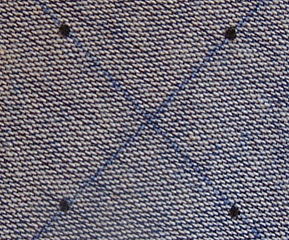
#> input picture cviceni/cv08/cv08_im1.bmp, 289 x 240 px
$ python main.py
#> lines starting #> are read from the running program, lines starting #| are printed output that depends on the picture; after the words box and inside, x2 and y2 are one past the last pixel; in counts of white or black regions, pixels touching at a corner belong together
### cviceni/my_libs/img/functional.py
# By Pytel

import cv2
import numpy as np

# [380 lines left out: functions img_to_g, img_to_r, segmentate, flood_fill, color_objects_with_flood_fill, valid_coord and 7 more, not called in this run]

### cviceni/my_libs/img/processing.py
# By Pytel

import cv2
import numpy as np
import matplotlib.pyplot as plt
import functional as func


class IMG(np.ndarray):
    # TODO:
    def __init__(self, img: np.ndarray):
        super().__init__(img)

    # [49 lines left out: functions convolution, plot_imgs, not called in this run]

def plot_imgs_x(
    imgs, titles, rows: int = 1, cmaps=None,
    cbars=None, centers=None, figsize=(8, 6), window_name="Graph", points=(255, 0, 0)
):
    """ Plot images

    Args:
        imgs : list of images
        titles : list of titles
        rows : number of rows
        cmap : color map
        figsize : size of figure
        window_name : name of window

    ### Example:
    ![Example](https://matplotlib.org/stable/_images/sphx_glr_subplots_demo_005.png)
    """
    plt.figure(window_name, figsize=figsize)
    #plt.rcParams["figure.figsize"] = figsize
    n = len(imgs)
    cols = int(np.ceil(n/rows))
    for i in range(n-1):
        img = imgs[i]
        plt.subplot(rows, cols, i+1)
        plt.imshow(img)
        plt.title(titles[i])
        if cmaps != None and cmaps[i] != None:
            plt.set_cmap(cmaps[i])
        if cbars != None and cbars[i]:
            plt.colorbar(fraction=0.046, pad=0.04)

    plt.subplot(rows, cols, i+2)
    img_centers = imgs[3].copy()
    for key in centers:
        x, y = int(centers[key][0]), int(centers[key][1])
        center = (y, x)
        cv2.circle(img_centers, center, 5, points, -1)
    plt.imshow(img_centers)
    plt.show()
    plt.waitforbuttonpress()

# [10 lines that do not run on import are left out]

### cviceni/my_libs/tools.py
#!/usr/bin/python3
# By Pytel

import os
import sys
import csv
import json


def clear():
    """ Clear console """
    if os.name == 'nt':
        os.system('cls')
    elif os.name == 'posix':
        os.system('clear')
    #os.system('cls' if os.name == 'nt' else 'clear')


# [10 lines left out: function printf, not called in this run]


def unique(array) -> list:
    """ Return unique values from array """
    return list(set(array))


def flatten(l) -> list:
    """ Flatten list """
    return [item for sublist in l for item in sublist]


# [95 lines left out: functions sort_by_columm, append_to_json, save_to_json, load_dic_from_json, load_dic_from_csv, load_dic_from_file, not called in this run]


def append_to_file(file_path, text : str):
    with open(file_path, "a") as file:
        file.write(text + "\n")

# END

### cviceni/cv08/main.py
# By Pytel, mothspaws

"""
Segmentujte  obrázky  cv08_im1.bmp  a  cv08_im2.bmp  dle  vhodně
stanoveného prahu.

2.  Pro  filtrování  binárních  obrázků  použijte  metodu  otevření  nebo
uzavření (pokud to bude nutné!), velikost strukturních elementů volte
pomocí mezivýsledku ze segmentace.

3.  Výsledkem by měl být binární obraz se 4 kruhovými objekty.

4.  Pro identifikaci objektů použijte algoritmus barvení objektů.

5.  Pro každý identifikovaný objekt vypočtěte těžiště a souřadnice těžiště
vyznačte  v původním  barevném  obrázku  pomocí  zeleného  křížku,
hvězdy....

Erozi a dilatace, funkce z opencv.
Černý obrázek vyřešit pomocí morfologických operací.

Červený bez morfologické operace, stačí správný barevný prostor.
"""

import cv2
import sys

sys.path.append('../')
sys.path.append('../my_libs/')
sys.path.append('../my_libs/img/')

from my_libs.tools import *
from my_libs.colors import *
from my_libs.img.functional import *
from my_libs.img.processing import *

DEBUG = False

img_black = "cv08_im1.bmp"
img_red = "cv08_im2.bmp"

if __name__ == "__main__":
    plt.ion()
    clear()
    plt.close('all')

    # BLACK
    img = cv2.imread(img_black)
#> img is the input picture: shape (240, 289, 3); mean B, G, R 117.3, 106.8, 111.1
    img = cv2.cvtColor(img, cv2.COLOR_BGR2RGB)

    img_gray = cv2.cvtColor(img, cv2.COLOR_RGB2GRAY)
    if DEBUG:
        plt.figure("Histogram")
        plt.hist(img_gray.ravel(), bins=256, range=(0, 256))
        plt.waitforbuttonpress()
        plt.close()
    img_gray = segmentate(img_gray, 80, invert=True)
#> in segmentate, `img_segmented = img < threshold`:
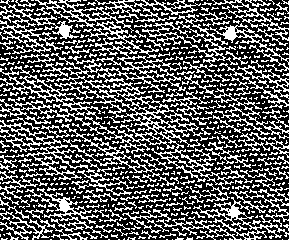
#> img_segmented: shape (240, 289) bool; 36.3% white in thin lines or dots
#> in segmentate, `img_segmented = img_segmented * scale`: img_segmented: shape (240, 289) int64; 36.3% white in thin lines or dots
#> in segmentate, `return img_segmented.astype(np.uint8)`: returned value: shape (240, 289); 36.3% white in thin lines or dots
    radius = 6
    kernel = cv2.getStructuringElement(cv2.MORPH_ELLIPSE, (radius, radius))
    if DEBUG:
        print("Kernel: \n", kernel)
    img_morphed = cv2.morphologyEx(img_gray, cv2.MORPH_OPEN, kernel)
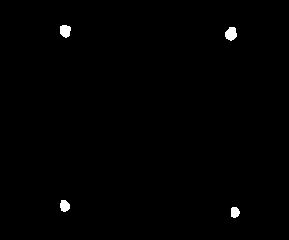
#> img_morphed: shape (240, 289); 0.6% white; 4 white regions, box (x1, y1, x2, y2) and area: (225, 27, 237, 41) 126, (60, 25, 71, 38) 114, (60, 200, 70, 212) 94, (231, 207, 240, 218) 81

    # inverze kvuli barveni objektu
    img_inverted = cv2.bitwise_not(img_morphed)
    colored, numbers = color_objects(img_inverted)
#> the loop in color_objects, `for x in range(X):` made 240 passes
    if DEBUG:
        print("Numbers:", numbers)
        plt.figure("Colored objects")
        plt.imshow(colored)
        plt.waitforbuttonpress()
        plt.close()

    centers = calculate_centers_of_objects(colored, numbers)
#> the loop in calculate_centers_of_objects, `for object_number in object_numbers:` made 4 passes
#> the loop in calculate_centers_of_objects, `for key in centers:` made 4 passes

    plot_imgs_x([img, img_gray, img_morphed, img],
              ["img", "gray", "morhed", "centers"], 2,
              cmaps=[None, "gray", "gray", None],
              centers=centers,
              window_name="Image with black dots"
    )
#> the loop in plot_imgs_x, `for key in centers:` made 4 passes
#> after the loop in plot_imgs_x, `for key in centers:`:
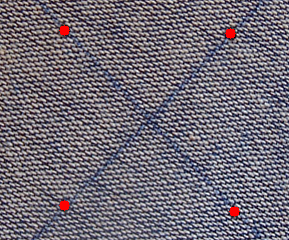
#> img_centers: shape (240, 289, 3); mean R, G, B 112.1, 106.7, 117.1

    # RED
    img = cv2.imread(img_red)
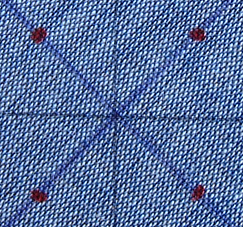
#> input picture cviceni/cv08/cv08_im2.bmp, 243 x 227 px
#> img is the input picture: shape (227, 243, 3); mean B, G, R 158.1, 112.5, 88.7
    img = cv2.cvtColor(img, cv2.COLOR_BGR2RGB)

    r_color_space = img_to_r(img)
#> in img_to_r, `r = (R*255)/(R+G+B + emps)`:
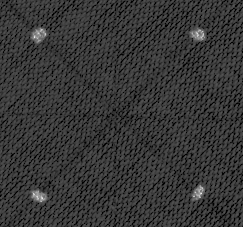
#> r: shape (227, 243) float64; min 0, max 241.6, mean 54.7
    r_color_space = normalize(r_color_space)

    if DEBUG:
        plt.figure("Histogram")
        plt.hist(r_color_space.ravel(), bins=256, range=(0, 256))
        plt.waitforbuttonpress()
        plt.close()

    r_segmented = segmentate(r_color_space, 100, invert=False)
#> call 2 of segmentate, with threshold = 100, scale = 255, invert = False
#> in segmentate (call 2), `img_segmented = img > threshold`:
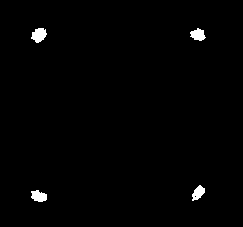
#> img_segmented: shape (227, 243) bool; 1% white; 4 white regions, box (x1, y1, x2, y2) and area: (31, 28, 47, 43) 164, (31, 190, 47, 202) 141, (190, 28, 206, 41) 137, (192, 185, 205, 201) 126
    r_inverted = cv2.bitwise_not(r_segmented)
    colored, numbers = color_objects(r_inverted)
    centers = calculate_centers_of_objects(colored, numbers)
#> the loop in calculate_centers_of_objects (call 2), `for object_number in object_numbers:` made 4 passes
#> the loop in calculate_centers_of_objects (call 2), `for key in centers:` made 4 passes
    if DEBUG:
        print("Centers:")
        for number in centers:
            print(centers[number])
        plt.figure("Colored objects")
        plt.imshow(colored)
        plt.waitforbuttonpress()
        plt.close()

    plot_imgs_x([img, r_color_space, r_segmented, img],
              ["img", "red", "segmented", "centers"], 2,
              cmaps=[None, 'jet', 'gray', None],
              centers=centers,
              window_name="Image with red dots",
              points=(233, 150, 122)
    )
#> call 2 of plot_imgs_x, with rows = 2, figsize = (8, 6), window_name = 'Image with red dots', points = (233, 150, 122)
#> the loop in plot_imgs_x (call 2), `for key in centers:` made 4 passes
#> after the loop in plot_imgs_x (call 2), `for key in centers:`:
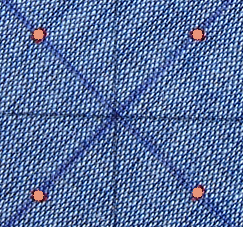
#> img_centers: shape (227, 243, 3); mean R, G, B 89.6, 113.3, 158.5

    print(Green + "Done." + NC)
